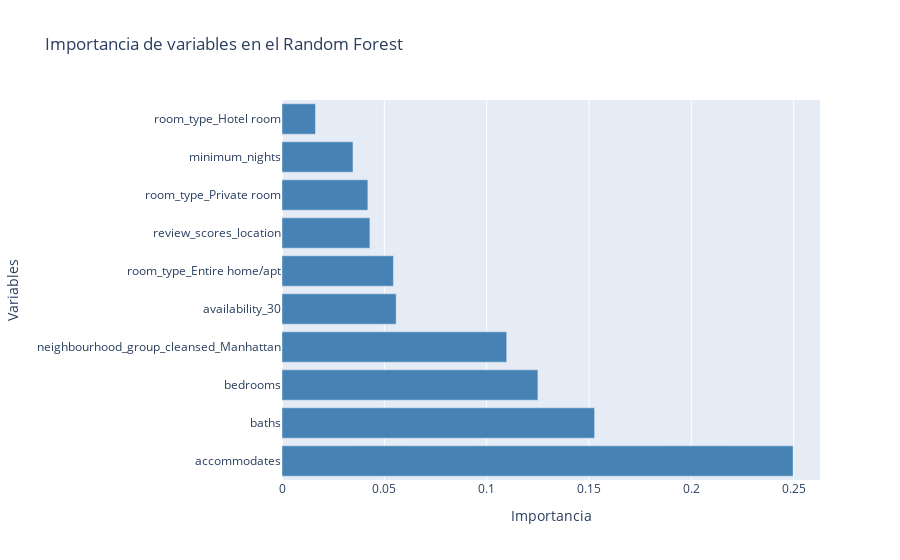

The code cell stored with this chart in its notebook:
### Code cell
# visualizacion de la importancia mediante un grafico de barras
data = [
    go.Bar(
        y = importancia_predictores["predictor"],
        x = importancia_predictores["importancia"],
        marker_color = "steelblue",
        orientation='h',
        name = "Importancia de variables"
    )      
]

layout = go.Layout(title = "Importancia de variables en el Random Forest", xaxis_title = "Importancia", yaxis_title = "Variables")

fig = go.Figure(data = data, layout = layout)

fig.show()

### Figure 1 — Plotly figure (JSON) as saved in the notebook; plotly's stock layout.template omitted (floating-point values rounded to 4 significant figures)
{"data": [{"marker": {"color": "steelblue"}, "name": "Importancia de variables", "orientation": "h", "type": "bar", "x": [0.2497, 0.1528, 0.125, 0.1098, 0.05578, 0.05446, 0.04295, 0.04195, 0.03468, 0.01636], "y": ["accommodates", "baths", "bedrooms", "neighbourhood_group_cleansed_Manhattan", "availability_30", "room_type_Entire home/apt", "review_scores_location", "room_type_Private room", "minimum_nights", "room_type_Hotel room"]}], "layout": {"title": {"text": "Importancia de variables en el Random Forest"}, "xaxis": {"title": {"text": "Importancia"}}, "yaxis": {"title": {"text": "Variables"}}}}
